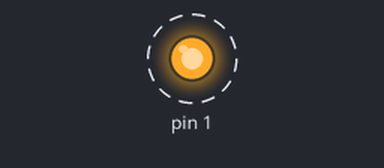
Recording of a sketch running on a simulated Arduino Uno, built with avr-gcc and run on an emulated ATmega328P. Shown: output pins drawn as LEDs (lit = HIGH). Dashed ring = blinking.

Above: at 0.5 s.
Timing chart, 0 to 4.6 s (numbered marks = the images above):
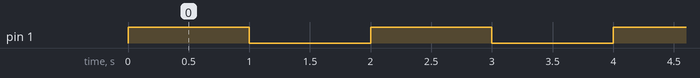

Measured:
- by itself, pin 1: alternates HIGH for 1.0 s and LOW for 1.0 s

The sketch:

blink_board.ino
```cpp
void setup() {
  // initialize digital pin LED_DEBUG = PCINT17 as an output.
  pinMode(PCINT17, OUTPUT);
}

// the loop function runs over and over again forever
void loop() {
  digitalWrite(PCINT17, HIGH);  // turn the LED on (HIGH is the voltage level)
  delay(1000);                      // wait for a second
  digitalWrite(PCINT17, LOW);   // turn the LED off by making the voltage LOW
  delay(1000);                      // wait for a second
}
```
